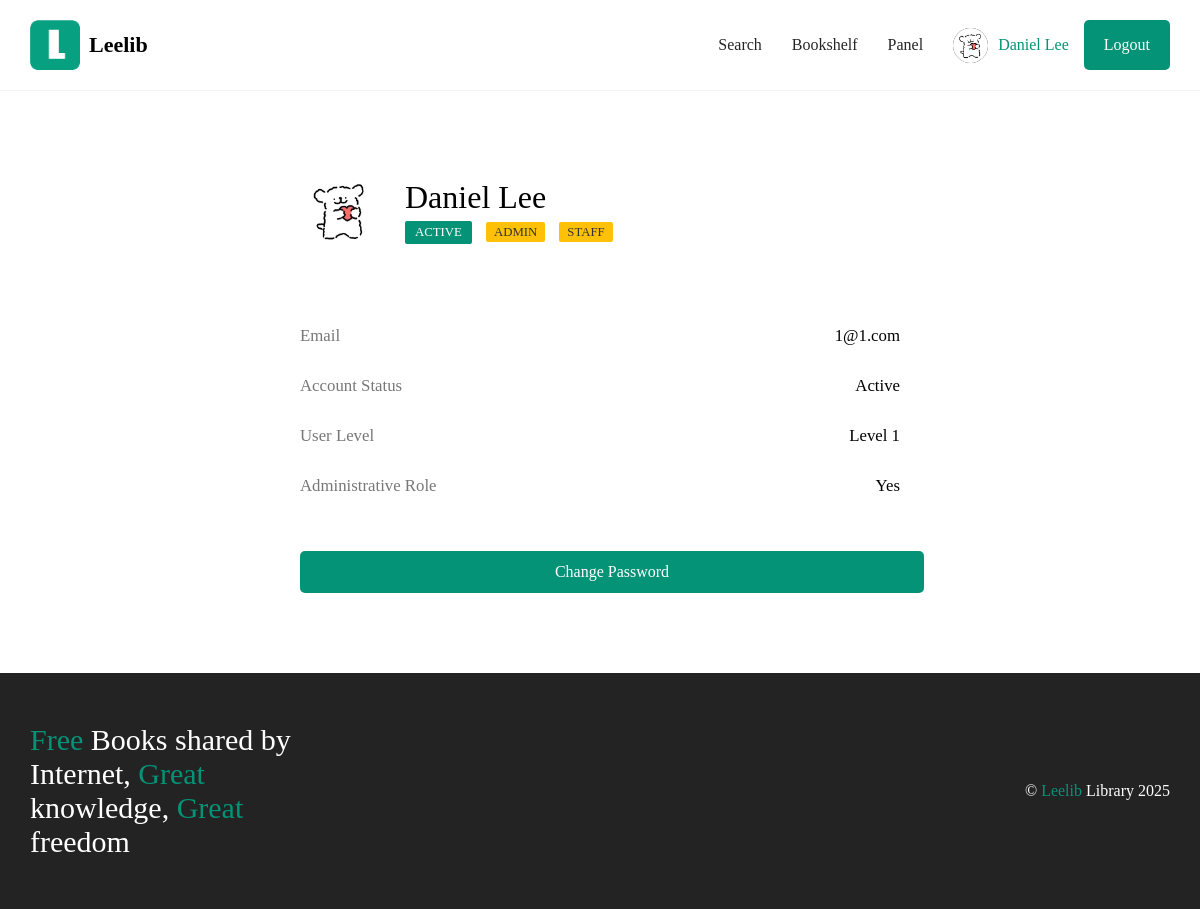
The app's page /portfolio/ (signed in), older data.
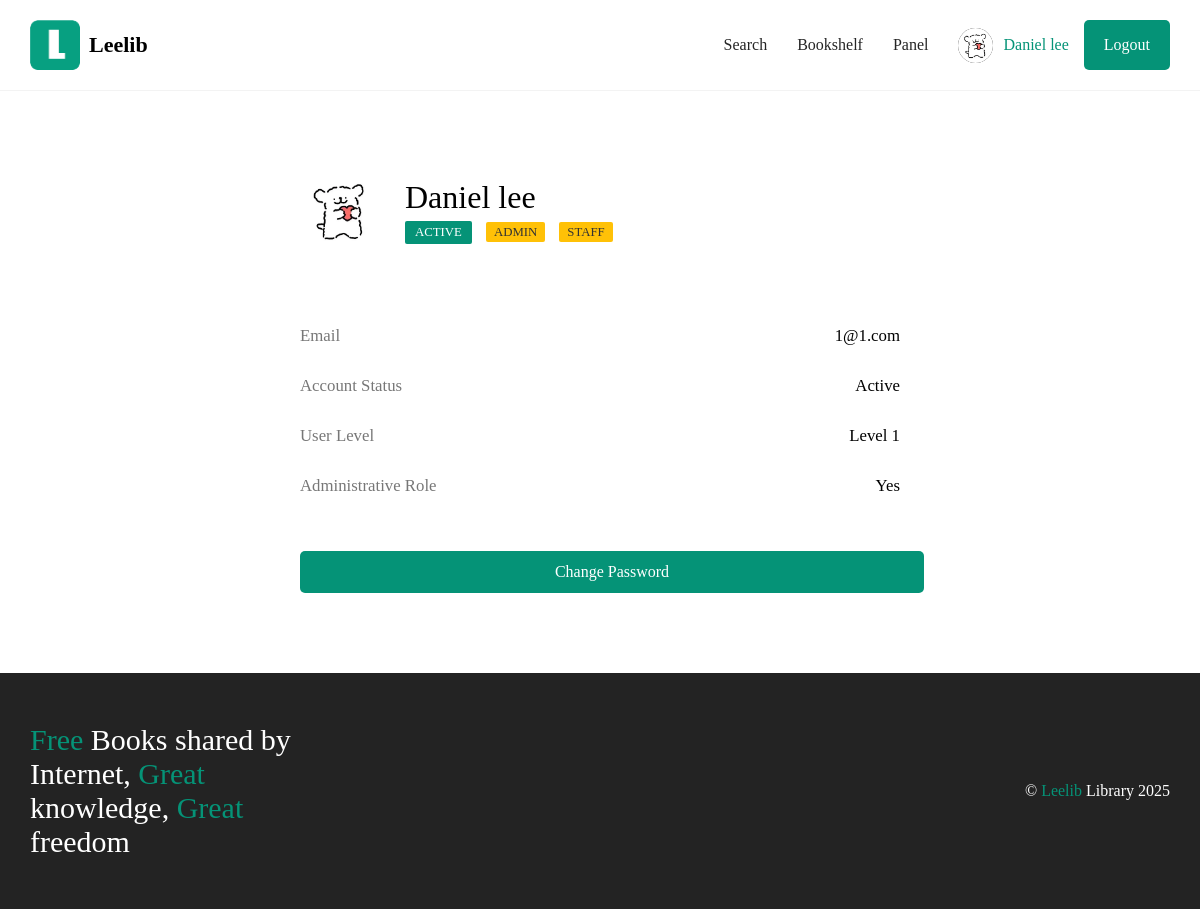
The same page, newer data.
### login/models.py (models this page shows, shortened)
class User(AbstractBaseUser, PermissionsMixin):
    first_name = models.CharField(max_length=50)
    last_name = models.CharField(max_length=50)
    email = models.EmailField(unique=True)
    password = models.CharField(max_length=255)
    privilege = models.IntegerField(default=1)
    is_active = models.BooleanField(default=False)
    is_staff = models.BooleanField(default=False)  # 用于区分管理用户
    is_superuser = models.BooleanField(default=False)  # 用于超级管理员权限
    USERNAME_FIELD = 'email'  # 使用 email 作为用户名字段
    REQUIRED_FIELDS = ['first_name', 'last_name']  # 必填字段
    objects = UserManager()  # 为 User 类绑定自定义的 Manager

### Leelib/views.py (the view)
# urls.py: path('portfolio/', views.portfolio, name='portfolio'),
def portfolio(request):
    return render(request, 'portfolio.html')

### templates/portfolio.html
{% extends 'base.html' %}
{% block content %}
    {% load static %}
    <main class="mainpage">
        <div class="profile-container">
        <div class="header-section">
            <img src="{% static 'img/ava.png' %}" alt="User Avatar" class="avatar">
            <div>
                <h1 class="user-name">{{ user.first_name }} {{ user.last_name }}</h1>
                {% if user.is_active %}
                <span class="status-badge">Active</span>
                {% endif %}
            {% if user.is_superuser %}
                <span class="admin-tag">ADMIN</span>
            {% endif %}
            {% if user.is_staff %}
                <span class="admin-tag">STAFF</span>
            {% endif %}
            </div>
        </div>
        <ul class="info-list">
            <li>
                <span class="info-label">Email</span>
                <span class="info-value">{{ user.email }}</span>
            </li>
            <li>
                <span class="info-label">Account Status</span>
                <span class="info-value">{% if user.is_active %}Active{% else %}Inactive{% endif %}</span>
            </li>
            <li>
                <span class="info-label">User Level</span>
                <span class="info-value">Level {{ user.privilege }}</span>
            </li>
            <li>
                <span class="info-label">Administrative Role</span>
                <span class="info-value">{% if user.is_superuser %}Yes{% else %}No{% endif %}</span>
            </li>
        </ul>
        <a href="{% url 'modifypsw' %}" class="action-button">Change Password</a>
    </div>
    </main>
{% endblock %}

### templates/base.html (shortened to what this page needs)
{% load static %}
<!DOCTYPE html>
<html>
<head>
</head>
<link rel="stylesheet" href="{% static 'style.css' %}">
<body style="margin-top: 0px!important;" lang="">
<header>
    <div class="navbar">
        <div class="logo">
            <a href="/" style="text-decoration: none;cursor: pointer;">
                <div class="logoimg">
                    <img src="{% static 'img/logo.png' %}" alt="">
                </div>
                <h1>Leelib</h1>
            </a>
        </div>
        <div class="navright drop">
            <div class="dropdown">
                <a href="{% url 'books_search' %}" class="navitem">Search</a>
                {% if request.user.is_authenticated %}
                    <a class="navitem" href="{% url 'books_bookself' %}">Bookshelf</a>
                    <a class="navitem" href="{% url 'admin_book' %}">Panel</a>
                {% endif %}
                <div class="userinfo">
                    {% if request.user.is_authenticated %}
                        <div class="userimgname">
                            <img src="{% static 'img/ava.png' %}" alt="">
                        <a href="{% url 'portfolio' %}" id="username">{{ user.first_name }} {{ user.last_name }}</a>
                        </div>
                        <a href="{% url 'logout' %}">
                            <button class="loginbtn">Logout</button>
                        </a>
                    {% else %}
                        <a href="{% url 'login' %}" class="replace-link">
                            <button class="loginbtn">Login</button>
                        </a>
                    {% endif %}
                </div>
            </div>
        </div>
    </div>
</header>
<body>
{% block content %}
{% endblock %}
<div class="footer">
    <h2>
        <span>Free</span> Books shared by Internet, <span>Great</span> knowledge, <span>Great</span> freedom
    </h2>
    <p>&copy <span>Leelib</span> Library 2025</p>
</div>
</body>

Row changes from the older to the newer data that the page shows:
changed User "Daniel": last_name "Lee" → "lee"
